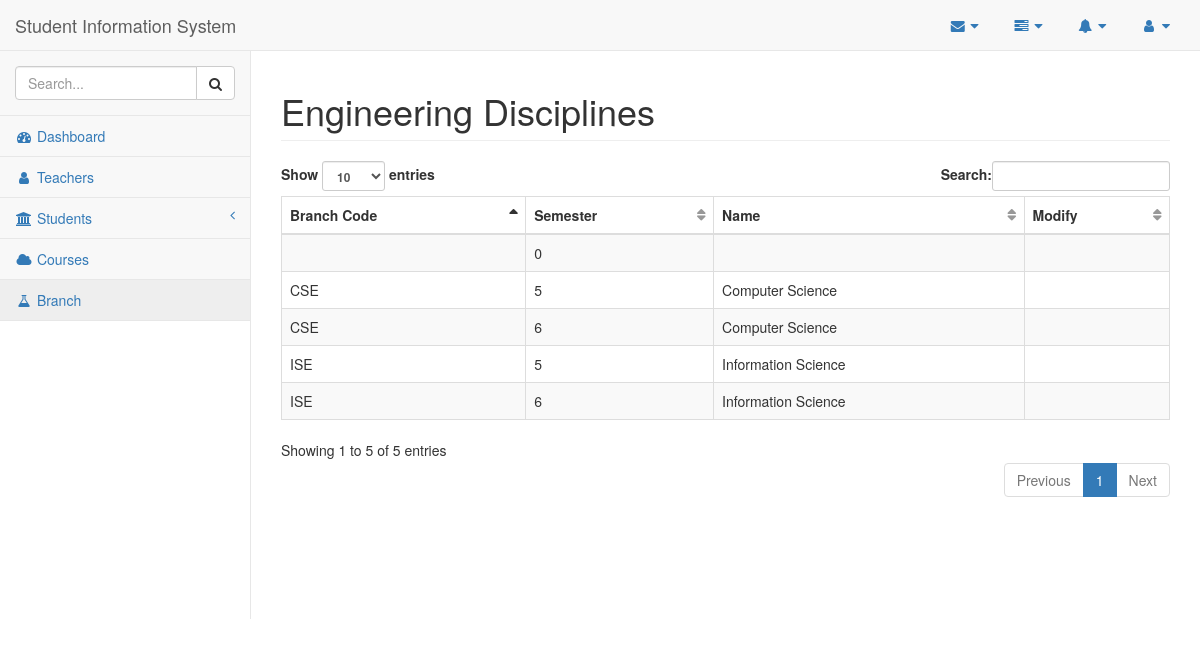
/branch (signed in), run on an earlier commit of the app's database.
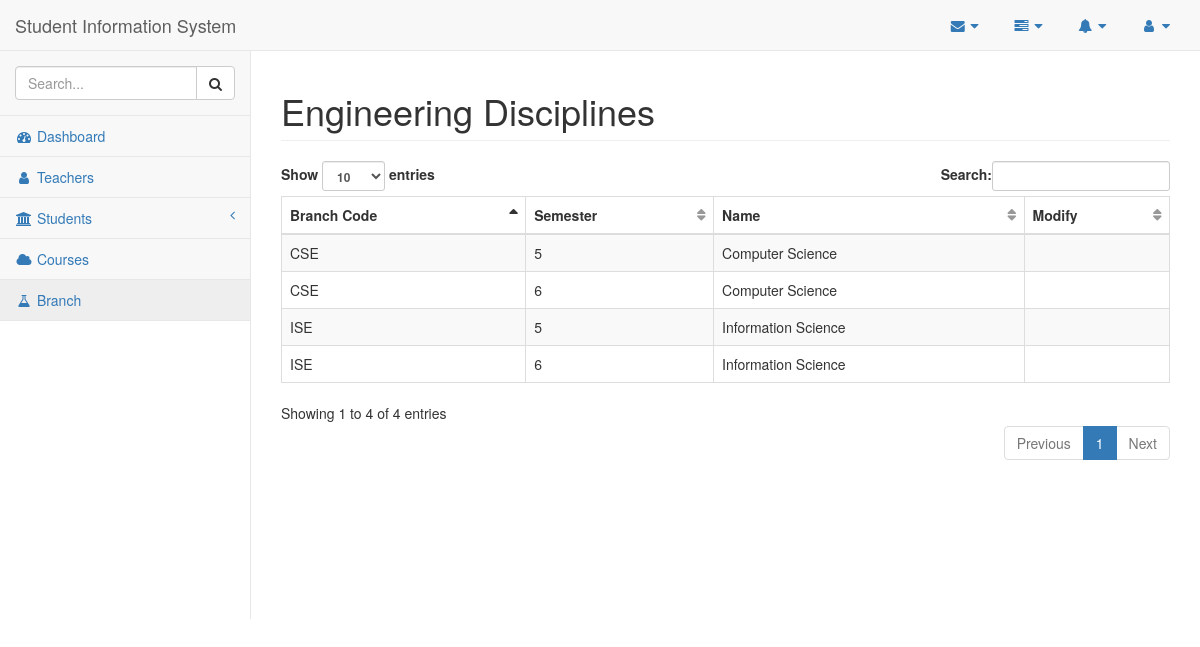
And on a later commit of the database.
### tables this page shows
CREATE TABLE `Branch`
(
 `branch_code` text NOT NULL ,
 `semester`    integer NOT NULL,
 `branch_name`  NOT NULL ,
PRIMARY KEY (`branch_code`, `semester`)
);

### flaskapp.py (the view)
@app.route("/branch")
def branch():
    global ID
    if not session.get('logged_in'):
        return login()
    else:
        entry_list = query_db("SELECT * FROM Branch")
        return render_template("branch.html", id=ID, entry_list=entry_list)

### flaskapp.py (called while the page is built)
def get_db():
    db = getattr(g, '_database', None)
    if db is None:
        db = g._database = sqlite3.connect(DATABASE)
        db.row_factory = sqlite3.Row
    return db

def query_db(query, args=(), one=False):
    cur = get_db().execute(query, args)
    rv = cur.fetchall()
    cur.close()
    return (rv[0] if rv else None) if one else rv

@app.teardown_appcontext
def close_connection(exception):
    db = getattr(g, '_database', None)
    if db is not None:
        db.close()

### templates/branch.html
{% extends "base.html" %}
{% block title %}Engineering Disciplines{% endblock %}
{% block content %}
<table class="table table-striped table-bordered table-hover dataTables no-footer dtr-inline collapsed" style="width: 100%;" id="dataTables">
  <thead>
    <tr>
      <th scope="col">Branch Code</th>
      <th scope="col">Semester</th>
      <th scope="col">Name</th>
      <th scope="col">Modify</th>
    </tr>
  </thead>
  {% for entry in entry_list: %}
  <tr>
    <td>{{ entry['branch_code'] }}</td>
    <td>{{ entry['semester'] }}</td>
    <td>{{ entry['branch_name'] }}</td>
    <td>
    </td>
  </tr>
  {% endfor %}
</table>
{% endblock content %}

### templates/base.html (shortened to what this page needs)
<!DOCTYPE html>
<html lang="en">
<head>
  <link href="{{ url_for('static', filename='vendor/bootstrap/css/bootstrap.min.css') }}" rel="stylesheet">
  <link href="{{ url_for('static', filename='vendor/metisMenu/metisMenu.min.css') }}" rel="stylesheet">
  <link href="{{ url_for('static', filename='dist/css/sb-admin-2.css') }}" rel="stylesheet">
  <link href="{{ url_for('static', filename='vendor/morrisjs/morris.css') }}" rel="stylesheet">
  <link rel="stylesheet" href="https://stackpath.bootstrapcdn.com/font-awesome/4.7.0/css/font-awesome.min.css">
</head>
<body>
  <div id="wrapper">
    <nav class="navbar navbar-default navbar-static-top" role="navigation" style="margin-bottom: 0">
      <div class="navbar-header">
        <a class="navbar-brand" href="/">Student Information System</a>
      </div>
      <ul class="nav navbar-top-links navbar-right">
        <li class="dropdown">
          <a class="dropdown-toggle" data-toggle="dropdown" href="#">
            <i class="fa fa-envelope fa-fw"></i> <i class="fa fa-caret-down"></i>
          </a>
        </li>
        <li class="dropdown">
          <a class="dropdown-toggle" data-toggle="dropdown" href="#">
            <i class="fa fa-tasks fa-fw"></i> <i class="fa fa-caret-down"></i>
          </a>
        </li>
        <li class="dropdown">
          <a class="dropdown-toggle" data-toggle="dropdown" href="#">
            <i class="fa fa-bell fa-fw"></i> <i class="fa fa-caret-down"></i>
          </a>
        </li>
        <li class="dropdown">
          <a class="dropdown-toggle" data-toggle="dropdown" href="#">
            <i class="fa fa-user fa-fw"></i> <i class="fa fa-caret-down"></i>
          </a>
        </li>
      </ul>
      <div class="navbar-default sidebar" role="navigation">
        <div class="sidebar-nav navbar-collapse">
          <ul class="nav" id="side-menu">
            <li class="sidebar-search">
              <div class="input-group custom-search-form">
                <input type="text" class="form-control" placeholder="Search...">
                <span class="input-group-btn">
                  <button class="btn btn-default" type="button">
                    <i class="fa fa-search"></i>
                  </button>
                </span>
              </div>
            </li>
            <li>
              <a href="/"><i class="fa fa-dashboard fa-fw"></i> Dashboard</a>
            </li>
            <li>
              <a href="/teachers"><i class="fa fa-user fa-fw"></i> Teachers</a>
            </li>
            <li>
              <a href="#"><i class="fa fa-institution fa-fw"></i> Students<span class="fa arrow"></span></a>
          </li>
          <li>
            <a href="/courses"><i class="fa fa-cloud fa-fw"></i> Courses</a>
          </li>
          <li>
            <a href="/branch"><i class="fa fa-flask fa-fw"></i> Branch</a>
          </li>
        </div>
    </nav>
    <div id="page-wrapper">
      <div class="row">
        <div class="col-lg-12">
          <h1 class="page-header">
            {% block title %}{% endblock %}
          </h1>
        </div>
      </div>
      {% block content %}{% endblock content %}
    </div>
</body>
</html>

What changed in the data, as far as the page shows it:
removed Branch: semester "0"
Also different on the page:
text written by a page script: "Show entries Search: Showing 1 to 5 of 5 entries Previous 1 Next" → "Show entries Search: Showing 1 to 4 of 4 entries Previous 1 Next"
